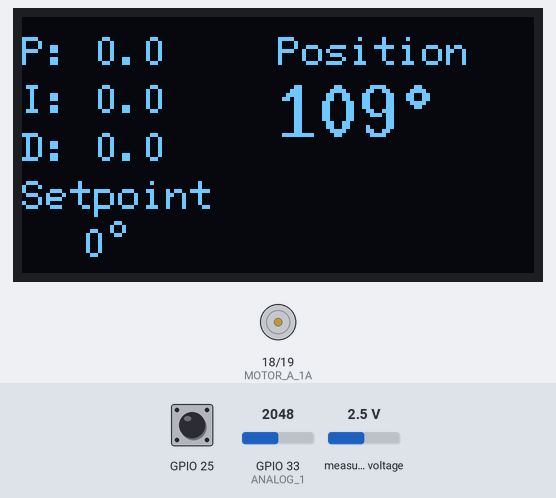
The program below on a simulated ESP32. Shown: 128×64 one-colour display, motor-driver pin pairs drawn as motors (green arrow = first pin HIGH = forward, orange = second pin HIGH = backward, longer = more drive). The inputs (shaded band) are chosen by the test bench; at power-on: GPIO 33 (ANALOG_1) = 2048, GPIO 25 HIGH, measured voltage 2.5 V. What the program prints to the serial monitor is not drawn.

Above: at 1.2 s.
1.3 s: GPIO 33 (ANALOG_1) set to 0
At 2.1 s:
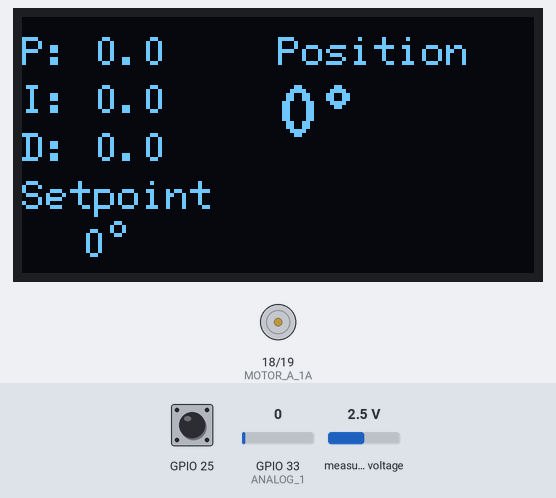
2.9 s: GPIO 25 pulled LOW for 0.15 s
At 3.5 s:
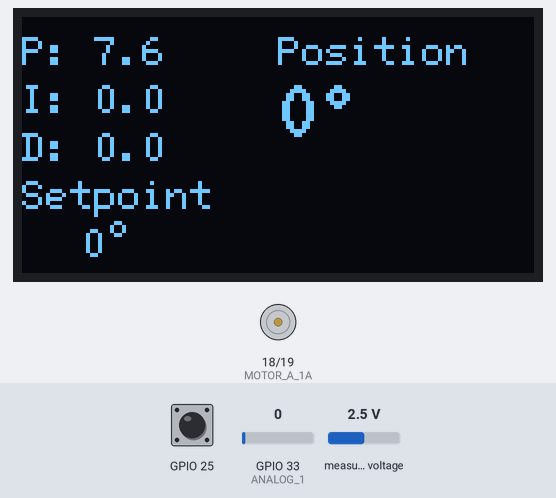
4.6 s: GPIO 25 pulled LOW for 1 s
At 6.7 s:
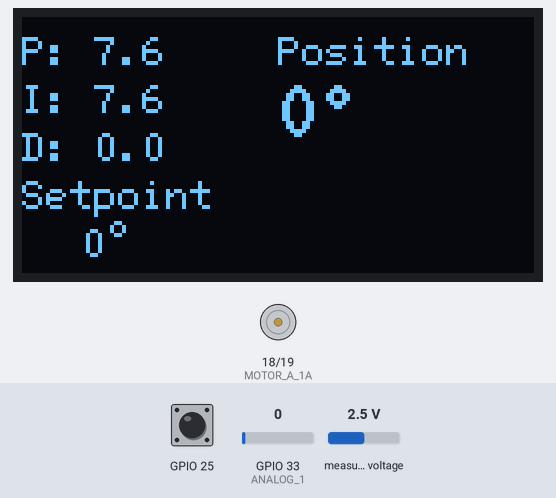
7.1 s: GPIO 33 (ANALOG_1) set to 140
At 8.0 s:
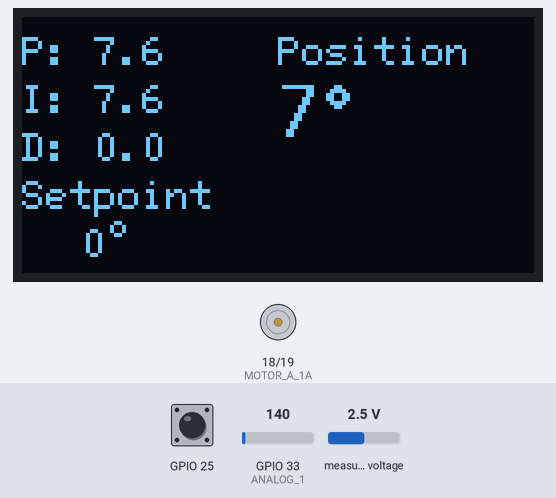
8.7 s: GPIO 33 (ANALOG_1) set to 60
At 9.3 s:
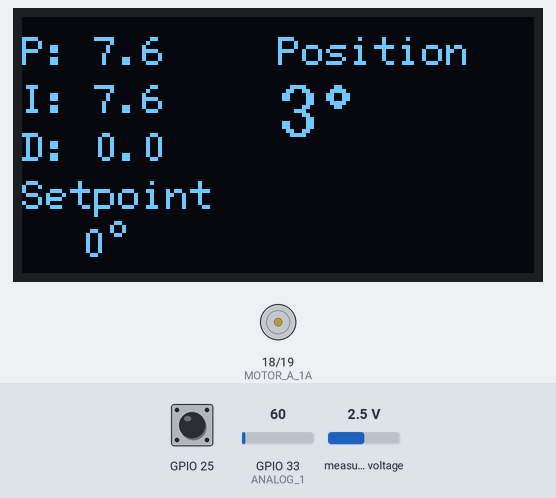
10.3 s: GPIO 25 pulsed LOW 2 times (0.12 s each, 0.3 s apart)
At 12.1 s:
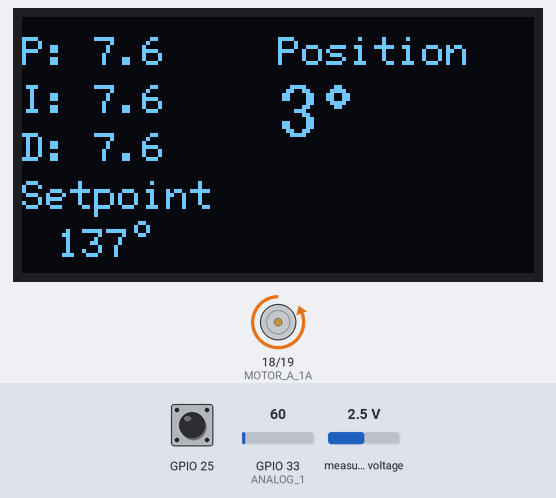
Timing chart, 0 to 13.4 s (numbered marks = the images above; inputs shaded):
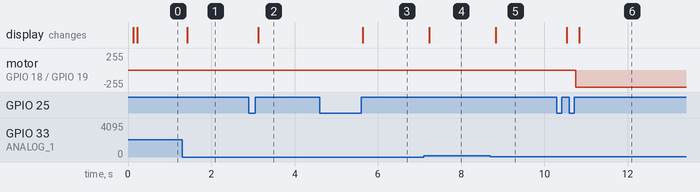

Measured:
- after the input at 1.3 s, the display: changes after 0.13 s (image 1)
- after the input at 2.9 s, the display: changes after 0.23 s (image 2)
- after the input at 4.6 s, the display: changes after 1.0 s (image 3)
- after the input at 7.1 s, the display: changes after 0.14 s (image 4)
- after the input at 8.7 s, the display: changes after 0.14 s (image 5)
- after the input at 10.3 s, motor on GPIO 18 (MOTOR_A_1A) / GPIO 19 (MOTOR_A_1B): stopped → backward 255/255 after 0.45 s; the display: first changes after 0.24 s (image 6 shows a later state)

The program:

main.cpp
```cpp
//* Librerías
#include <Arduino.h>
#include <Wire.h>

#include "U8g2lib.h"
#include "ADS1X15.h"


//* Enum para identificar los pines usados en placa
enum DemoPins : uint8_t {
  I2C_SDA   = 21,
  I2C_SCL   = 22,
  ANALOG_1  = 33,
  MOTOR_A_1A  = 18,
  MOTOR_A_1B  = 19,
  ADC_ALERT   = 25
};

//* Variable / potenciómetro leído
enum Variable : uint8_t {
  PROPORTIONAL,
  INTEGRAL,
  DERIVATIVE,
  SETPOINT,
  ROTOR,
  MAX
};

//* Creación de objetos
U8G2_SH1106_128X64_NONAME_F_HW_I2C display (U8G2_R0, U8X8_PIN_NONE);
ADS1115 adc(0x48);

//* Variables
struct AnalogInputs {
  uint16_t raw;
  uint16_t filtered;
  float scaled;
};

AnalogInputs analogs_inputs[MAX];
uint8_t ads_channel = 0;

volatile bool ready = false;

//* Variables del controlador
bool enable_controller = false;

float period = 0.1;

float max_kp = 10.0;
float max_ki = 10.0;
float max_kd = 10.0;

float max_out = 255.0;
float min_out = -255.0;

struct VariablesPID {
  float Kp;                   // Valor de sintonización proporcional
  float Ki;                   // Valor de sintonización integral
  float Kd;                   // Valor de sintonización derivativa
  float N_coef;               // Valor coeficiente filtro derivativo

  float setpoint;             // Valor del setpoint
  float error;                // Valor actual del error

  float proportional;         // Valor actual de la parte proporcional
  float integral;             // Valor actual de la parte integral
  float derivative;           // Valor actual de la parte derviativa
  float output;               // Valor actual de la salida

  float last_error;           // Error anterior
  float last_integral;        // Valor integral anterior
  float last_derivative;      // Valor derivativo anterior
} pid;

//* Prototipos de funciones
void displayView();
void readAnalogsInputs();
void readConsole();
float PIDController(float in_value);
void IRAM_ATTR adcReady();

// PIN setup()
void setup() {
  // Inicializa puertos de comunicacion
  Wire.begin(I2C_SDA, I2C_SCL);
  Serial.begin(115200);

  // Inicia y limpia pantalla I2C
  display.begin();
  display.clear();

  // Inicia y configura el chip ADS1115
  adc.begin();
  adc.setGain(1);
  adc.setDataRate(4);
  adc.setComparatorThresholdHigh(0x8000);
  adc.setComparatorThresholdLow(0x0000);
  adc.setComparatorQueConvert(0);
  adc.setMode(1);

  // Establece y "apaga" pines de control de motor como salida
  pinMode((uint8_t) DemoPins::MOTOR_A_1A, OUTPUT);
  pinMode((uint8_t) DemoPins::MOTOR_A_1B, OUTPUT);

  digitalWrite((uint8_t) DemoPins::MOTOR_A_1A, LOW);
  digitalWrite((uint8_t) DemoPins::MOTOR_A_1B, LOW);

  // Establece el pin ADC alert como entrada, con pullup interno
  // y lo configura como interrupción.
  pinMode((uint8_t) DemoPins::ADC_ALERT, INPUT_PULLUP);
  attachInterrupt(digitalPinToInterrupt((uint8_t) DemoPins::ADC_ALERT), adcReady, RISING);

  // Inicializa los valores del controlador PID en 0
  pid = { 0.0, 0.0, 0.0, 0.0, 0.0, 0.0, 0.0,
          0.0, 0.0, 0.0, 0.0, 0.0, 0.0};
  // La constante N para el filtro derivativo se ignora por lo que se setea a 1.0
  pid.N_coef = 1.0;
}

// PIN loop()
void loop() {
  static uint32_t last_time = 0;
  // Lee datos del monitor serial
  readConsole();
  // Maneja la pantalla
  displayView();
  // Lee las entradas análogas
  readAnalogsInputs();

  // Lectura y actuación cada 100 ms
  if(millis() - last_time >= 100) {
    last_time = millis();
    // Como es una maqueta de ejemplo, si Ki = 0, los valores
    // de la integral se reinician.
    if(pid.Ki == 0) {
      pid.integral = 0;
      pid.last_integral = 0;
    }
    // Lee y escala la señal del potenciómetro conectado al rotor del motor
    analogs_inputs[ROTOR].raw = analogRead(ANALOG_1);
    analogs_inputs[ROTOR].scaled = analogs_inputs[ROTOR].raw * 180.0 / 3380.0;
    // Ingresa el valor leído al controlador PID
    float motor_speed = PIDController(analogs_inputs[ROTOR].scaled);
    // Dependiendo del signo de la velocidad del motor,
    // los pintes de control del motor se apagan o no
    if((int32_t) motor_speed >= 0) {
      analogWrite(MOTOR_A_1A, 0);
      analogWrite(MOTOR_A_1B, motor_speed);
    } else { // Si no, gira a la izquierda y hace positiva la velocidad
      motor_speed *= -1;
      analogWrite(MOTOR_A_1A, motor_speed);
      analogWrite(MOTOR_A_1B, 0);
    }
  }
}

// PIN  PIDController()
float PIDController(float in_value) {
  pid.error = pid.setpoint - in_value; // Calcula el error
  pid.proportional = pid.Kp * pid.error;      // Caclula la parte proporcional

  // Calcula la parte integral si no está saturada la salida.
  pid.integral = pid.Ki * 0.5 * period * (pid.error + pid.last_error) + pid.last_integral;
  // Anti Windup
  if(pid.integral > max_out) pid.integral = max_out;
  else if(pid.integral < min_out) pid.integral = min_out;

  // Calcula la parte derivativa del controlador
  pid.derivative =  pid.N_coef * pid.Kd * (pid.error - pid.last_error)
                    + (1.0 - pid.N_coef * period) * pid.last_derivative;

  // Suma todas las partes para obtener la salida
  pid.output = pid.proportional + pid.integral + pid.derivative;

  if(pid.output > max_out) pid.output = max_out;
  else if(pid.output < min_out) pid.output = min_out;

  Serial.printf("s: %.2f - p: %.2f - i: %.2f - d: %.2f - o: %.2f\n" , pid.setpoint
                                                                    , pid.proportional
                                                                    , pid.integral
                                                                    , pid.derivative
                                                                    , pid.output);

  pid.last_integral   = pid.integral;
  pid.last_derivative = pid.derivative;
  pid.last_error      = pid.error;

  if(pid.error == 0) pid.output = 0;

  return pid.output;
}

// PIN readConsole()
void readConsole() {
  if(Serial.available()) {
    char c = Serial.read();

    switch(c) {
      case 'p': max_kp = Serial.readStringUntil(',').toFloat(); break;
      case 'i': max_ki = Serial.readStringUntil(',').toFloat(); break;
      case 'd': max_kd = Serial.readStringUntil(',').toFloat(); break;
    }
  }
}

// PIN displayView()
void displayView() {
  static uint32_t last_time = 0;
  char text_buffer[20];

  if(millis() - last_time >= 100) {
    last_time = millis();
    display.setFont(u8g2_font_6x12_mf);
    display.enableUTF8Print();
    display.setFontMode(0);
    display.clearBuffer();
    sprintf(text_buffer, "P: %.1f", analogs_inputs[0].scaled);
    display.drawStr(0, 12, text_buffer);
    sprintf(text_buffer, "I: %.1f", analogs_inputs[1].scaled);
    display.drawStr(0, 24, text_buffer);
    sprintf(text_buffer, "D: %.1f", analogs_inputs[2].scaled);
    display.drawStr(0, 36, text_buffer);
    display.drawStr(0, 48, "Setpoint");
    sprintf(text_buffer, "%.0f°", analogs_inputs[3].scaled);
    uint8_t x = (display.getStrWidth("Setpoint") - display.getStrWidth(text_buffer)) / 2;
    display.drawUTF8(x, 60, text_buffer);

    display.drawStr(64, 12, "Position");
    display.setFont(u8g2_font_10x20_mf);
    sprintf(text_buffer, "%.0f°", analogs_inputs[4].scaled);
    display.drawUTF8(64, 30, text_buffer);

    display.sendBuffer();
  }
}

// PIN readAnalogsInputs()
void readAnalogsInputs() {
  static uint32_t last_time = 0;
  static bool firts = true;

  if(millis() - last_time >= 100) {
    if(firts) {
      ads_channel = 0;
      adc.requestADC(ads_channel);
      firts = false;
    }

    if(ready) {
      int16_t temp = adc.getValue();
      if(temp < 0) temp = 0;
      analogs_inputs[ads_channel].raw = temp;

      switch(ads_channel) {
        case PROPORTIONAL:
          analogs_inputs[PROPORTIONAL].scaled = temp * max_kp / 26363.0; // P
          break;
        case INTEGRAL:
          analogs_inputs[INTEGRAL].scaled = temp * max_ki / 26363.0;    // I
          break;
        case DERIVATIVE:
          analogs_inputs[DERIVATIVE].scaled = temp * max_kd / 26363.0;  // D
          break;
        case SETPOINT:
          analogs_inputs[SETPOINT].scaled = temp * 180.0 / 26363.0; // Setpoint
          break;
      }

      ads_channel++;

      if(ads_channel > 3) {
        last_time = millis();
        ads_channel = 0;
        pid.Kp        = analogs_inputs[PROPORTIONAL].scaled;
        pid.Ki        = analogs_inputs[INTEGRAL].scaled;
        pid.Kd        = analogs_inputs[DERIVATIVE].scaled;
        pid.setpoint  = analogs_inputs[SETPOINT].scaled;
      }

      adc.requestADC(ads_channel);
      ready = false;
    }
  }
}

// PIB adcReady()
void IRAM_ATTR adcReady() { ready = true; }
```
